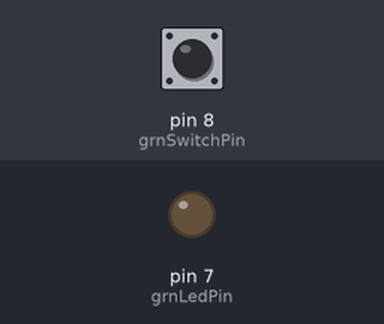
The sketch below on a simulated Arduino Uno, built with avr-gcc and run on an emulated ATmega328P. Shown: output pins drawn as LEDs (lit = HIGH). The inputs (shaded band) are chosen by the test bench; at power-on: pin 8 (grnSwitchPin) HIGH.

Above: at 1.2 s.
1.3 s: pin 8 (grnSwitchPin) pulled LOW for 0.15 s
At 1.37 s:
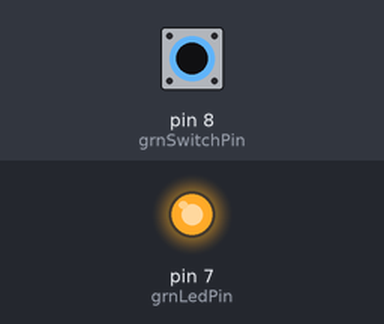
2.9 s: pin 8 (grnSwitchPin) pulled LOW for 3.2 s
At 6.4 s:
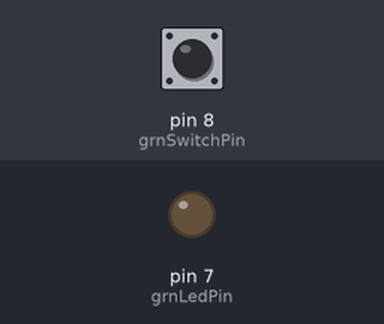
Timing chart, 0 to 7.9 s (numbered marks = the images above; inputs shaded):
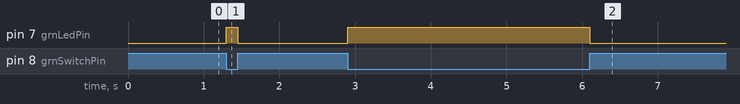

The sketch:

ledswitch.ino
```cpp
int grnLedPin = 7;
int grnSwitchPin = 8;
int grnSwitch = 1;

void setup() {
  // put your setup code here, to run once:
  pinMode(grnLedPin, OUTPUT);
  pinMode(grnSwitchPin,INPUT);
}

void loop() {
  // put your main code here, to run repeatedly);
 grnSwitch = digitalRead(grnSwitchPin);
 if(grnSwitch == LOW)
 {digitalWrite(grnLedPin,HIGH);}
else{digitalWrite(grnLedPin,LOW);}
}
```

Measured:
- after the input at 1.3 s, pin 7 (grnLedPin): LOW → HIGH at once, → LOW 0.15 s later
- after the input at 2.9 s, pin 7 (grnLedPin): LOW → HIGH at once, → LOW 3.2 s later
